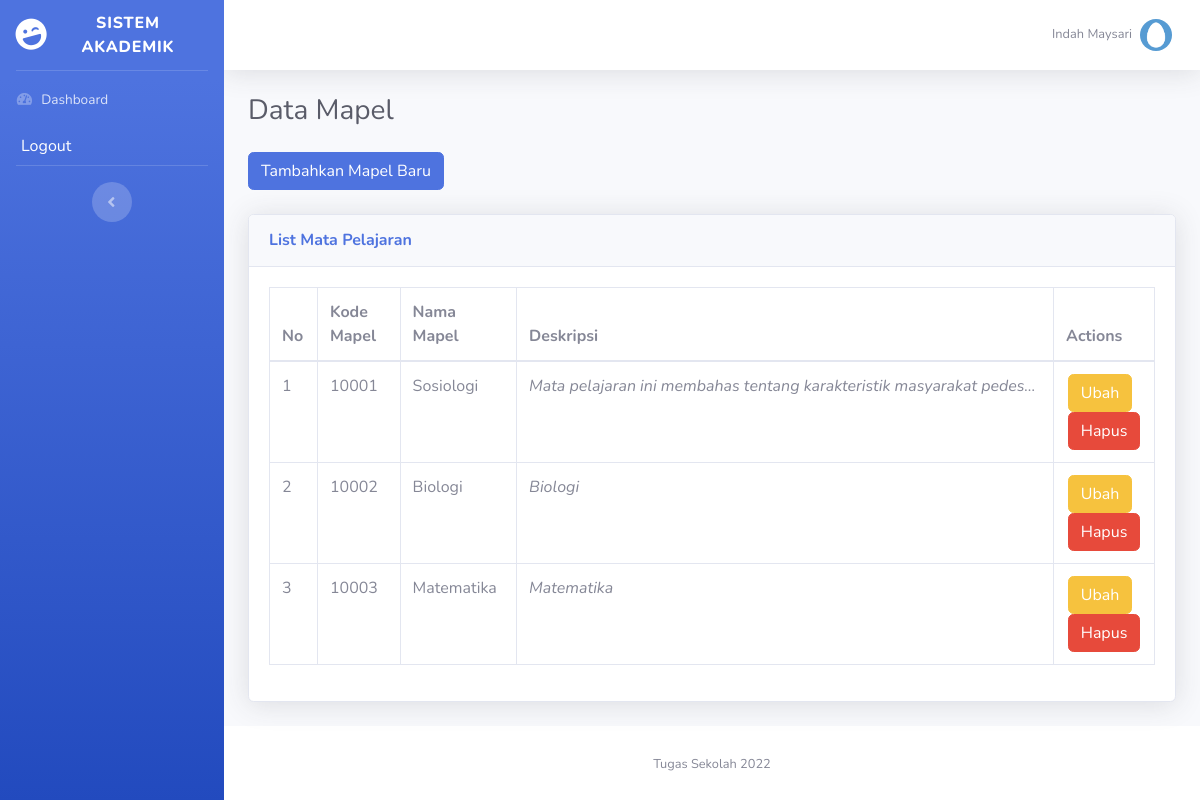
Screenshot of /mapel.php (signed in) with the database file from the repository.
### tables this page shows
CREATE TABLE `tb_mapel` (
  `kode_mapel` int(5) NOT NULL,
  `nama_mapel` varchar(255) NOT NULL,
  `deskripsi` text NOT NULL
);

### mapel.php (the view, shortened to what this page needs)
<?php include 'header.php'; ?>
<?php
$mapel_query = "SELECT * FROM `tb_mapel`";
$result_mapel = mysqli_query($connection, $mapel_query); ?>
<div class="container-fluid">
  <div class="d-sm-flex align-items-center justify-content-between mb-4">
    <h1 class="h3 mb-0 text-gray-800">Data Mapel</h1>
  </div>
  <a href="" data-toggle="modal" data-target="#newSubMenuModal" class=" btn btn-primary mb-4">Tambahkan Mapel Baru</a>
  <div class="card shadow mb-4">
    <div class="card-header py-3">
      <h6 class="m-0 font-weight-bold text-primary">List Mata Pelajaran</h6>
    </div>
    <div class="card-body">
      <div class="table-responsive">
        <table class="table table-bordered table-hover">
          <thead>
            <tr class="">
              <th>No</th>
              <th>Kode Mapel</th>
              <th>Nama Mapel</th>
              <th>Deskripsi</th>
              <th class="">Actions</th>
            </tr>
          </thead>
          <tbody>
            <?php
            if ($result_mapel) {
              $i = 1;
              while ($row = mysqli_fetch_array($result_mapel)) {
            ?>
                <tr>
                  <td class="col-md-1"><?php echo $i ?></td>
                  <td class="col-md-3"><?php echo $row['kode_mapel'] ?></td>
                  <td class="col-md-3"><?php echo $row['nama_mapel'] ?></td>
                  <td class="col-md-3"><i style="width: 32em; display: block; white-space: nowrap; overflow: hidden; text-overflow: ellipsis;"><?php echo $row['deskripsi'] ?></i></td>
                  <td class="col-md-3 text-center">
                    <button type="button" class="btn btn-warning mr-2" data-toggle="modal" data-target="#editModal">
                      Ubah
                    </button>
                    <a href="hapus_mapel.php?id=<?= $row["kode_mapel"] ?>" class="btn btn-danger" onclick="return confirm('Apakah anda yakin?')">Hapus</a>
                  </td>
                </tr>
            <?php
                $i++;
              }
            } else {
              echo "Error :" . mysqli_error($connection);
            }
            ?>
          </tbody>
        </table>
      </div>
    </div>
  </div>
</div>
</div>
<?php include 'footer.php'; ?>

### rows the page displays
tb_mapel: kode_mapel "10001", nama_mapel "Sosiologi", deskripsi "Mata pelajaran ini membahas tentang karakteristik masyarakat pedes…"
tb_mapel: kode_mapel "10002", nama_mapel "Biologi", deskripsi "Biologi"
tb_mapel: kode_mapel "10003", nama_mapel "Matematika", deskripsi "Matematika"

### other values shown
$_SESSION["user_nama"] "Indah Maysari"
